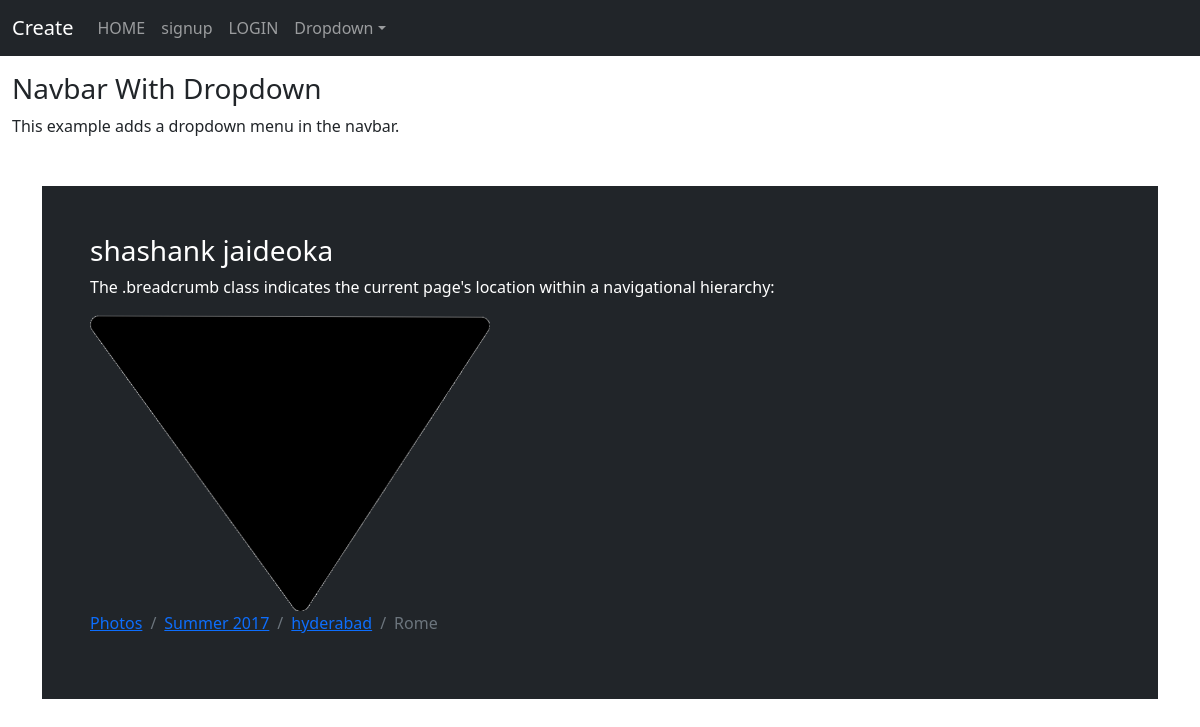
The app's page /read/1/ with its own data.
### medicalstore/models.py (models this page shows, shortened)
class programmer(models.Model):
    Name = models.CharField(max_length=30)
    experience = models.CharField(max_length=30)
    skill = models.CharField(max_length=30)
    tools = models.CharField(default= '0',max_length=80)
    image = models.ImageField(blank= True, null= True, upload_to= "images/")

### medicalstore/views.py (the view)
# urls.py: path('read/<str:id>/', views.read, name='read'),
def read(request, id):
    q = programmer.objects.get(pk=id)
    return render(request, 'read.html', {'q':q})

### templates/read.html
{% extends 'base.html' %}
{% load static %}
{% block go %}
<div class="container p-5 my-5 bg-dark text-white">
        <h3>{{q.Name}}</h3>
        <p>The .breadcrumb class indicates the current page's location within a navigational hierarchy:</p>
       <img src ="{{ q.image.url }}" width = 400>
        <ul class="breadcrumb">
            <li class="breadcrumb-item"><a href="#">Photos</a></li>
            <li class="breadcrumb-item"><a href="#">Summer 2017</a></li>
            <li class="breadcrumb-item"><a href="#">hyderabad</a></li>
            <li class="breadcrumb-item active">Rome</li>
        </ul>
</div>
{% endblock go %}

### records on screen
programmer: Name "shashank jaideoka", image (picture)
